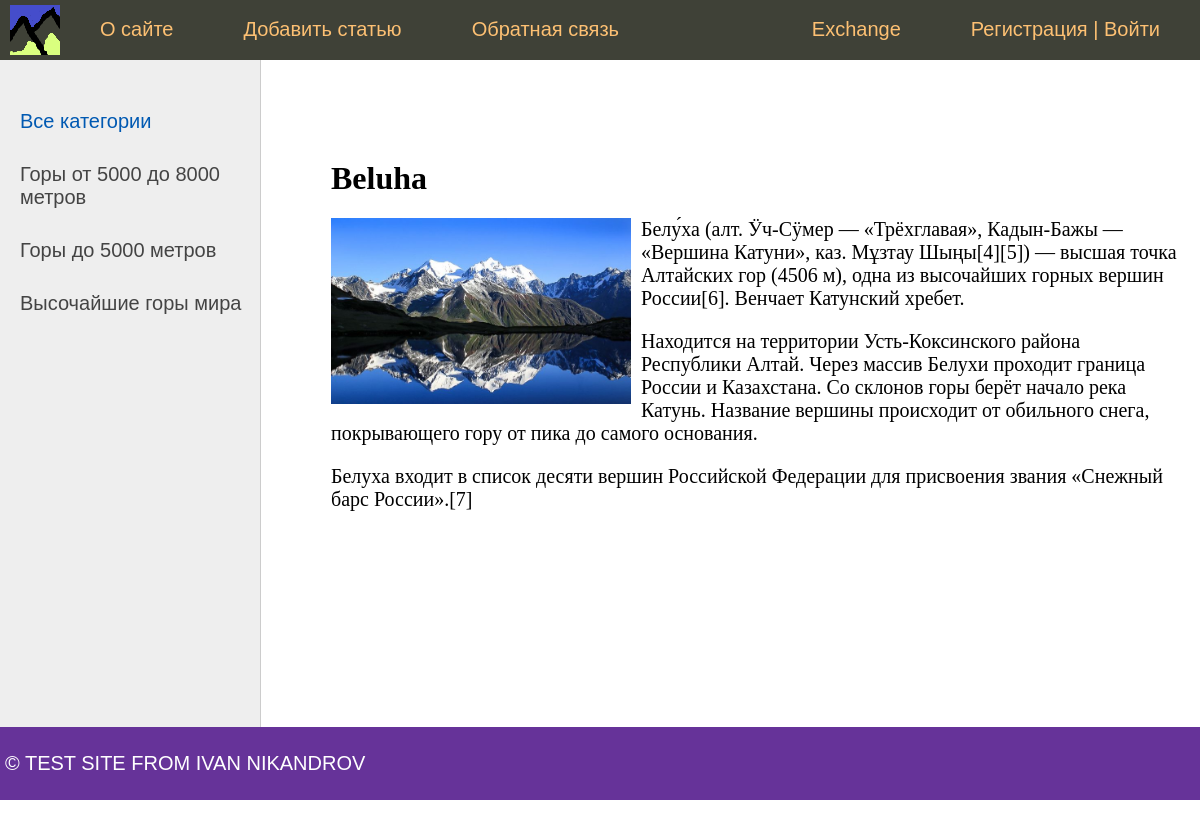
Before: /post/beluha/ with the older database file.
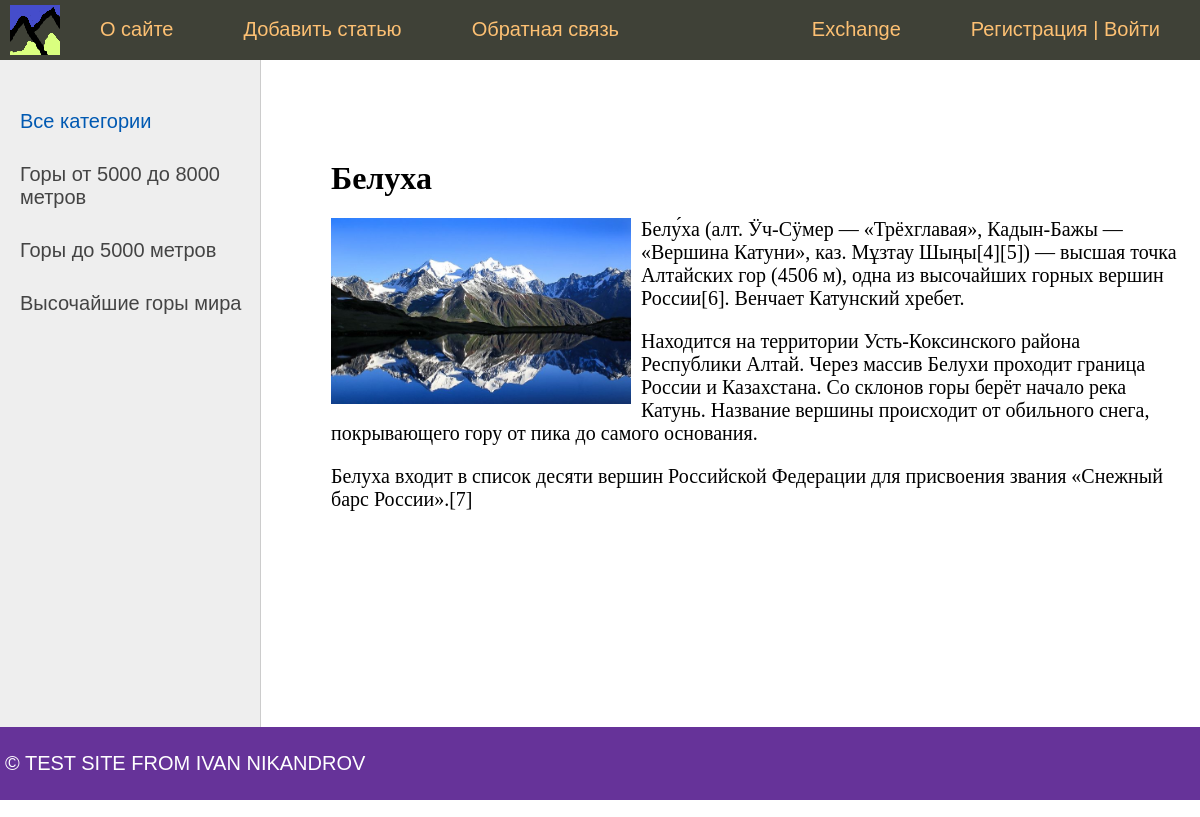
After: the same page with the newer database file.
### mount/models.py (models this page shows, shortened)
class Mount(models.Model):
    title = models.CharField(max_length=255, verbose_name='Заголовок')
    slug = models.SlugField(max_length=255, unique=True, db_index=True, verbose_name='URL')
    content = models.TextField(blank=True, verbose_name='Текст статьи')
    photo = models.ImageField(upload_to="photos/%Y/%m/%d/", verbose_name='Фото')
    time_create = models.DateTimeField(auto_now_add=True, verbose_name='Время создания')
    time_update = models.DateTimeField(auto_now=True, verbose_name='Время изменения')
    is_published = models.BooleanField(default=True, verbose_name='Публикация')
    cat = models.ForeignKey('Category', on_delete=models.PROTECT, verbose_name='Категории')
    def __str__(self):
        return self.title
    class Meta:
        verbose_name = 'Роскошные горищи'
        verbose_name_plural = 'Роскошные горищи'
        ordering = ['id']

### mount/views.py (the view)
# urls.py: path('post/<slug:post_slug>/', ShowPost.as_view(), name='post'),
class ShowPost(DataMixin, DetailView):
    model = Mount
    template_name = 'mount/post.html'
    slug_url_kwarg = 'post_slug'
    context_object_name = 'post'
    def get_context_data(self, *, object_list=None, **kwargs):
        context = super().get_context_data(**kwargs)
        c_def = self.get_user_context(title=context['post'])
        return dict(list(context.items()) + list(c_def.items()))

### mount/models.py (called while the page is built)
    def get_absolute_url(self):
        return reverse('category', kwargs={'cat_slug': self.slug})

### mount/templatetags/mount_tags.py (called while the page is built)
@register.inclusion_tag('mount/list_categories.html')
def show_categories(sort=None, cat_selected=0):
    if not sort:
        cats = Category.objects.all()
    else:
        cats = Category.objects.order_by(sort)
    return {'cats': cats, "cat_selected": cat_selected}

@register.inclusion_tag('mount/list_mainmenu.html')
def show_mainmenu(sort=None):
    menu = [
        {'title': 'О сайте', 'url_name': 'about'},
        {'title': 'Добавить статью', 'url_name': 'add_page'},
        {'title': 'Обратная связь', 'url_name': 'contact'},
        {'title': 'Exchange', 'url_name': 'exchange_main'},
    ]
    return {'menu': menu}

### mount/utils.py (called while the page is built)
    def get_user_context(self, **kwargs):
        context = kwargs
        cats = cache.get('cats')
        if not cats:
            cats = Category.objects.all()
            cache.set('cats', cats, 60)
        context['cats'] = cats
        if 'cat_selected' not in context:
            context['cat_selected'] = 0
        return context

### mount/templates/mount/post.html
{% extends 'mount/base.html' %}
{% block content %}
    <h1>{{ post.title }}</h1>
    {% if post.photo %}
        <p><img class='img-article-left' src="{{ post.photo.url }}"></p>
    {% endif %}
    {{ post.content|linebreaks }}
{% endblock %}

Changed rows visible on the page:
changed Mount: title "Beluha" → "Белуха"
